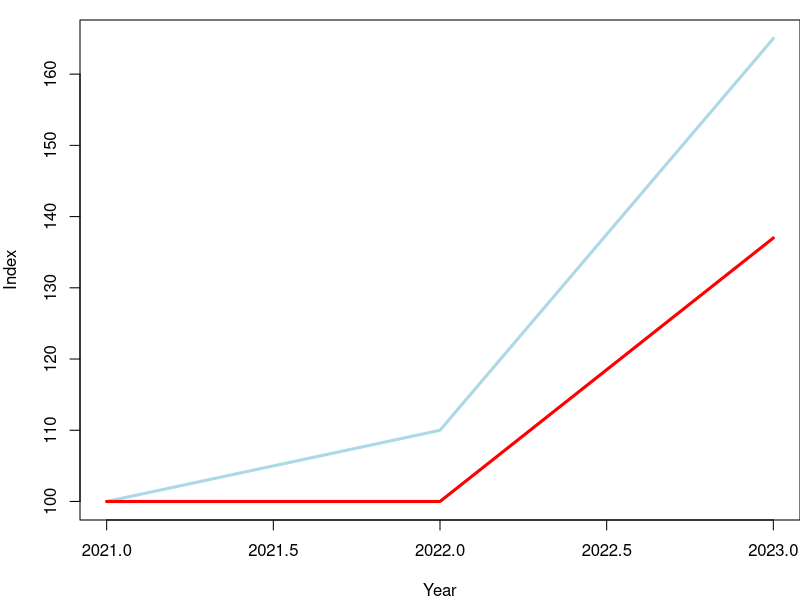

Source code (R):
try( setwd(dirname(rstudioapi::getActiveDocumentContext()$path)))


ret <- c(1.1,1.5,1.25)
t12 <- c(1,0,1)
t23 <- c(0,1,1)

dat <- as.data.frame( rbind(
  c(-1,1,0),
  c(0,-1,1),
  c(-1,	0,1)
))

colnames(dat) <- c('d1','d2','d3')
dat$ret <- ret
summary( lm(ret~d2+d3-1, data=dat))

exp( lm(log(ret)~d2+d3-1, data=dat[1:2,])$coefficients)

exp( lm(log(ret)~d2+d3-1, data=dat)$coefficients)

index <- cbind(c(100,110,165), c(100,100,137))

svg('indices.svg', width=7, height=3)
par(mar=c(4,4,1,0))
plot(range(2021:2023),range(index), type='n', xlab='Year', ylab='Index')
lines(2021:2023, index[,1], lwd=3, col='lightblue')
lines(2021:2023, index[,2], lwd=3, col='red')
dev.off()
